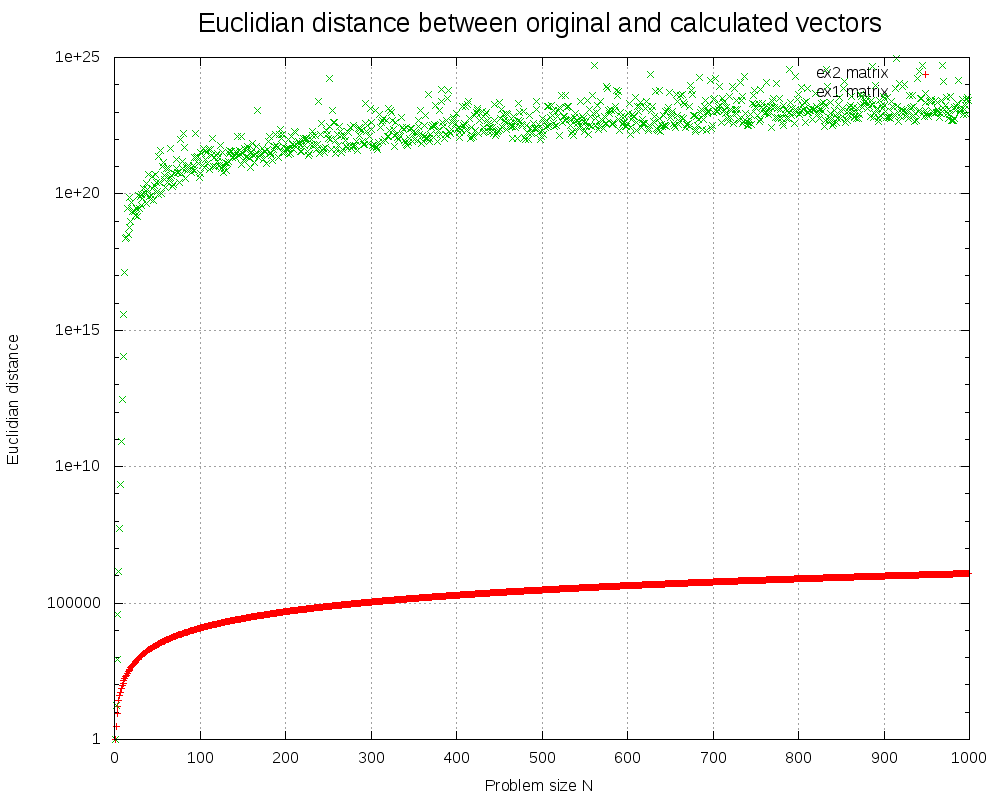

gnuplot code for this plot:
set title "Euclidian distance between original and calculated vectors" font ",20"
set datafile separator ","
set term png size 1000,800

set logscale y
set grid

set xlabel "Problem size N"
set ylabel "Euclidian distance"

set output "condition.png"
plot "lab1_condition_number_ex_2.csv" u 1:3 with points title "ex2 matrix", \
"lab1_condition_number_ex_1.csv" u 1:3 with points title "ex1 matrix"



set xrange [0:50]
set output "condition_small.png"
plot "lab1_condition_number_ex_2.csv" u 1:3 with points title "ex2 matrix", \
"lab1_condition_number_ex_1.csv" u 1:3 with points title "ex1 matrix"